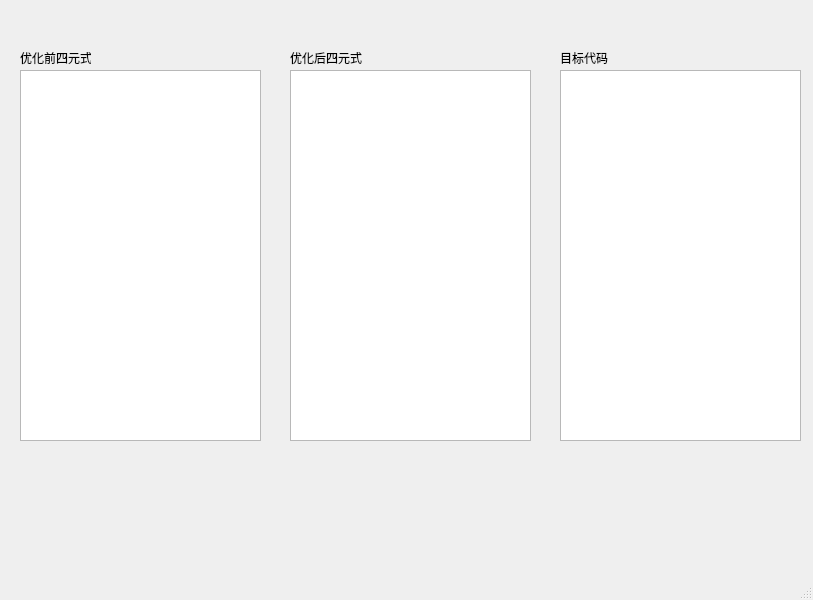
<?xml version="1.0" encoding="UTF-8"?>
<ui version="4.0">
 <class>MainWindow</class>
 <widget class="QMainWindow" name="MainWindow">
  <property name="geometry">
   <rect>
    <x>0</x>
    <y>0</y>
    <width>813</width>
    <height>600</height>
   </rect>
  </property>
  <property name="windowTitle">
   <string>MainWindow</string>
  </property>
  <widget class="QWidget" name="centralwidget">
   <widget class="QTextBrowser" name="textBrowser">
    <property name="geometry">
     <rect>
      <x>20</x>
      <y>70</y>
      <width>241</width>
      <height>371</height>
     </rect>
    </property>
   </widget>
   <widget class="QLabel" name="label">
    <property name="geometry">
     <rect>
      <x>20</x>
      <y>50</y>
      <width>71</width>
      <height>16</height>
     </rect>
    </property>
    <property name="text">
     <string>优化前四元式</string>
    </property>
   </widget>
   <widget class="QLabel" name="label_2">
    <property name="geometry">
     <rect>
      <x>290</x>
      <y>50</y>
      <width>101</width>
      <height>16</height>
     </rect>
    </property>
    <property name="text">
     <string>优化后四元式</string>
    </property>
   </widget>
   <widget class="QTextBrowser" name="textBrowser_2">
    <property name="geometry">
     <rect>
      <x>290</x>
      <y>70</y>
      <width>241</width>
      <height>371</height>
     </rect>
    </property>
   </widget>
   <widget class="QTextBrowser" name="textBrowser_3">
    <property name="geometry">
     <rect>
      <x>560</x>
      <y>70</y>
      <width>241</width>
      <height>371</height>
     </rect>
    </property>
   </widget>
   <widget class="QLabel" name="label_3">
    <property name="geometry">
     <rect>
      <x>560</x>
      <y>50</y>
      <width>101</width>
      <height>16</height>
     </rect>
    </property>
    <property name="text">
     <string>目标代码</string>
    </property>
   </widget>
  </widget>
  <widget class="QMenuBar" name="menubar">
   <property name="geometry">
    <rect>
     <x>0</x>
     <y>0</y>
     <width>813</width>
     <height>18</height>
    </rect>
   </property>
  </widget>
  <widget class="QStatusBar" name="statusbar"/>
 </widget>
 <resources/>
 <connections/>
</ui>
